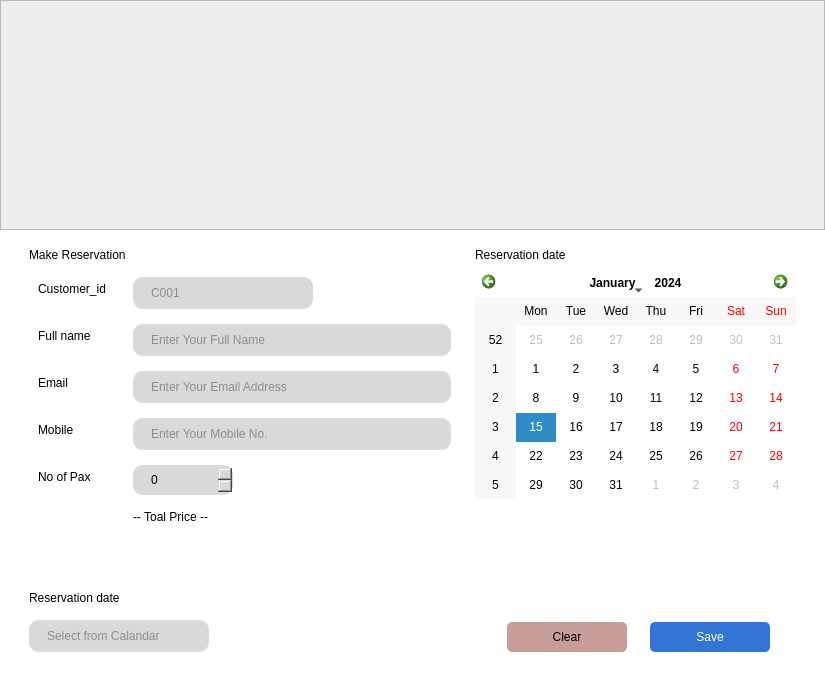
<?xml version="1.0" encoding="UTF-8"?>
<ui version="4.0">
 <class>make_reservation_form</class>
 <widget class="QMainWindow" name="make_reservation_form">
  <property name="geometry">
   <rect>
    <x>0</x>
    <y>0</y>
    <width>825</width>
    <height>679</height>
   </rect>
  </property>
  <property name="sizePolicy">
   <sizepolicy hsizetype="Fixed" vsizetype="Fixed">
    <horstretch>0</horstretch>
    <verstretch>0</verstretch>
   </sizepolicy>
  </property>
  <property name="minimumSize">
   <size>
    <width>825</width>
    <height>630</height>
   </size>
  </property>
  <property name="maximumSize">
   <size>
    <width>825</width>
    <height>679</height>
   </size>
  </property>
  <property name="windowTitle">
   <string>Make Reservation</string>
  </property>
  <property name="styleSheet">
   <string notr="true">background-color: rgb(255, 255, 255);</string>
  </property>
  <widget class="QWidget" name="centralwidget">
   <layout class="QVBoxLayout" name="verticalLayout">
    <property name="spacing">
     <number>0</number>
    </property>
    <property name="leftMargin">
     <number>0</number>
    </property>
    <property name="topMargin">
     <number>0</number>
    </property>
    <property name="rightMargin">
     <number>0</number>
    </property>
    <item>
     <widget class="QFrame" name="package_img">
      <property name="minimumSize">
       <size>
        <width>0</width>
        <height>230</height>
       </size>
      </property>
      <property name="styleSheet">
       <string notr="true">background-color: rgb(238, 238, 238);</string>
      </property>
      <property name="frameShape">
       <enum>QFrame::StyledPanel</enum>
      </property>
      <property name="frameShadow">
       <enum>QFrame::Raised</enum>
      </property>
      <property name="lineWidth">
       <number>0</number>
      </property>
     </widget>
    </item>
    <item>
     <widget class="QScrollArea" name="scrollArea">
      <property name="minimumSize">
       <size>
        <width>0</width>
        <height>440</height>
       </size>
      </property>
      <property name="styleSheet">
       <string notr="true">border:none;
background-color: rgb(255, 255, 255);</string>
      </property>
      <property name="widgetResizable">
       <bool>true</bool>
      </property>
      <widget class="QWidget" name="scrollAreaWidgetContents">
       <property name="geometry">
        <rect>
         <x>0</x>
         <y>0</y>
         <width>825</width>
         <height>440</height>
        </rect>
       </property>
       <layout class="QHBoxLayout" name="horizontalLayout">
        <item>
         <widget class="QFrame" name="frame_2">
          <property name="frameShape">
           <enum>QFrame::StyledPanel</enum>
          </property>
          <property name="frameShadow">
           <enum>QFrame::Raised</enum>
          </property>
          <layout class="QVBoxLayout" name="verticalLayout_2">
           <property name="spacing">
            <number>15</number>
           </property>
           <property name="leftMargin">
            <number>20</number>
           </property>
           <item>
            <widget class="QLabel" name="label_3">
             <property name="styleSheet">
              <string notr="true">font: 700 14pt &quot;SF Pro Display&quot;;</string>
             </property>
             <property name="text">
              <string>Make Reservation</string>
             </property>
            </widget>
           </item>
           <item>
            <layout class="QFormLayout" name="formLayout">
             <property name="verticalSpacing">
              <number>15</number>
             </property>
             <property name="leftMargin">
              <number>9</number>
             </property>
             <item row="0" column="0">
              <widget class="QLabel" name="label_12">
               <property name="minimumSize">
                <size>
                 <width>80</width>
                 <height>0</height>
                </size>
               </property>
               <property name="maximumSize">
                <size>
                 <width>80</width>
                 <height>16777215</height>
                </size>
               </property>
               <property name="text">
                <string>Customer_id</string>
               </property>
              </widget>
             </item>
             <item row="0" column="1">
              <widget class="QLineEdit" name="txt_cust_id">
               <property name="maximumSize">
                <size>
                 <width>180</width>
                 <height>16777215</height>
                </size>
               </property>
               <property name="styleSheet">
                <string notr="true">QLineEdit{
    background-color: #D9D9D9;
	font: 10pt &quot;SF Pro Display&quot;;
    color: #404040;
    border: none;
    border-radius: 10px;
    padding: 8px 16px; 
	text-align: left;
}</string>
               </property>
               <property name="placeholderText">
                <string>C001</string>
               </property>
              </widget>
             </item>
             <item row="1" column="0">
              <widget class="QLabel" name="label_13">
               <property name="text">
                <string>Full name</string>
               </property>
              </widget>
             </item>
             <item row="1" column="1">
              <widget class="QLineEdit" name="txt_cust_full_name">
               <property name="styleSheet">
                <string notr="true">QLineEdit{
    background-color: #D9D9D9;
	font: 10pt &quot;SF Pro Display&quot;;
    color: #404040;
    border: none;
    border-radius: 10px;
    padding: 8px 16px; 
	text-align: left;
}</string>
               </property>
               <property name="placeholderText">
                <string>Enter Your Full Name</string>
               </property>
              </widget>
             </item>
             <item row="2" column="0">
              <widget class="QLabel" name="label_14">
               <property name="text">
                <string>Email</string>
               </property>
              </widget>
             </item>
             <item row="2" column="1">
              <widget class="QLineEdit" name="txt_cust_email">
               <property name="styleSheet">
                <string notr="true">QLineEdit{
    background-color: #D9D9D9;
	font: 10pt &quot;SF Pro Display&quot;;
    color: #404040;
    border: none;
    border-radius: 10px;
    padding: 8px 16px; 
	text-align: left;
}</string>
               </property>
               <property name="placeholderText">
                <string>Enter Your Email Address</string>
               </property>
              </widget>
             </item>
             <item row="3" column="0">
              <widget class="QLabel" name="label_15">
               <property name="text">
                <string>Mobile</string>
               </property>
              </widget>
             </item>
             <item row="3" column="1">
              <widget class="QLineEdit" name="txt_cust_mobile">
               <property name="styleSheet">
                <string notr="true">QLineEdit{
    background-color: #D9D9D9;
	font: 10pt &quot;SF Pro Display&quot;;
    color: #404040;
    border: none;
    border-radius: 10px;
    padding: 8px 16px; 
	text-align: left;
}</string>
               </property>
               <property name="placeholderText">
                <string>Enter Your Mobile No.</string>
               </property>
              </widget>
             </item>
             <item row="4" column="0">
              <widget class="QLabel" name="label_16">
               <property name="text">
                <string>No of Pax</string>
               </property>
              </widget>
             </item>
             <item row="4" column="1">
              <widget class="QSpinBox" name="cust_no_of_pax">
               <property name="maximumSize">
                <size>
                 <width>100</width>
                 <height>30</height>
                </size>
               </property>
               <property name="styleSheet">
                <string notr="true">font: 12pt &quot;SF Pro Display&quot;;
background-color: rgb(217, 217, 217);
color: rgb(0, 0, 0);
border-radius: 10px;
    padding: 8px 16px; </string>
               </property>
              </widget>
             </item>
             <item row="5" column="1">
              <widget class="QLabel" name="cust_tot_price">
               <property name="maximumSize">
                <size>
                 <width>16777215</width>
                 <height>100</height>
                </size>
               </property>
               <property name="styleSheet">
                <string notr="true">font: 700 12pt &quot;SF Pro Display&quot;;</string>
               </property>
               <property name="text">
                <string>-- Toal Price --</string>
               </property>
              </widget>
             </item>
            </layout>
           </item>
           <item>
            <spacer name="verticalSpacer_2">
             <property name="orientation">
              <enum>Qt::Vertical</enum>
             </property>
             <property name="sizeHint" stdset="0">
              <size>
               <width>20</width>
               <height>2</height>
              </size>
             </property>
            </spacer>
           </item>
           <item>
            <widget class="QLabel" name="label_17">
             <property name="text">
              <string>Reservation date</string>
             </property>
            </widget>
           </item>
           <item>
            <widget class="QLineEdit" name="txt_cust_date">
             <property name="maximumSize">
              <size>
               <width>180</width>
               <height>16777215</height>
              </size>
             </property>
             <property name="styleSheet">
              <string notr="true">QLineEdit{
    background-color: #D9D9D9;
	font: 10pt &quot;SF Pro Display&quot;;
    color: #404040;
    border: none;
    border-radius: 10px;
    padding: 8px 16px; 
	text-align: left;
}</string>
             </property>
             <property name="placeholderText">
              <string>Select from Calandar</string>
             </property>
            </widget>
           </item>
          </layout>
         </widget>
        </item>
        <item>
         <widget class="QFrame" name="frame_3">
          <property name="minimumSize">
           <size>
            <width>0</width>
            <height>0</height>
           </size>
          </property>
          <property name="maximumSize">
           <size>
            <width>350</width>
            <height>16777215</height>
           </size>
          </property>
          <property name="frameShape">
           <enum>QFrame::StyledPanel</enum>
          </property>
          <property name="frameShadow">
           <enum>QFrame::Raised</enum>
          </property>
          <layout class="QVBoxLayout" name="verticalLayout_3">
           <property name="rightMargin">
            <number>20</number>
           </property>
           <item>
            <widget class="QLabel" name="label">
             <property name="styleSheet">
              <string notr="true">font: 700 12pt &quot;SF Pro Display&quot;;</string>
             </property>
             <property name="text">
              <string>Reservation date</string>
             </property>
            </widget>
           </item>
           <item>
            <widget class="QCalendarWidget" name="calendarWidget">
             <property name="styleSheet">
              <string notr="true">QCalendarWidget QToolButton {
    background-color: #ffffff;
    color: #000000;
    border: none;
    padding: 5px;
    min-width: 0;
}</string>
             </property>
            </widget>
           </item>
           <item>
            <spacer name="verticalSpacer">
             <property name="orientation">
              <enum>Qt::Vertical</enum>
             </property>
             <property name="sizeType">
              <enum>QSizePolicy::Minimum</enum>
             </property>
             <property name="sizeHint" stdset="0">
              <size>
               <width>20</width>
               <height>108</height>
              </size>
             </property>
            </spacer>
           </item>
           <item>
            <widget class="QFrame" name="frame_19">
             <property name="frameShape">
              <enum>QFrame::StyledPanel</enum>
             </property>
             <property name="frameShadow">
              <enum>QFrame::Raised</enum>
             </property>
             <layout class="QHBoxLayout" name="horizontalLayout_9">
              <property name="bottomMargin">
               <number>0</number>
              </property>
              <item>
               <spacer name="horizontalSpacer_7">
                <property name="orientation">
                 <enum>Qt::Horizontal</enum>
                </property>
                <property name="sizeHint" stdset="0">
                 <size>
                  <width>23</width>
                  <height>20</height>
                 </size>
                </property>
               </spacer>
              </item>
              <item>
               <widget class="QPushButton" name="btn_clear_2">
                <property name="sizePolicy">
                 <sizepolicy hsizetype="Expanding" vsizetype="Fixed">
                  <horstretch>0</horstretch>
                  <verstretch>0</verstretch>
                 </sizepolicy>
                </property>
                <property name="minimumSize">
                 <size>
                  <width>120</width>
                  <height>0</height>
                 </size>
                </property>
                <property name="styleSheet">
                 <string notr="true">/* Default button style */
QPushButton {
    background-color: #C79C99;
	font: 10pt &quot;SF Pro Display&quot;;
    color: #00000;
    border: none;
    border-radius: 5px;
    padding: 8px 16px; 

}

/* Button style on hover */
QPushButton:hover {
 background-color: #46464b;
	color: #ffffff;
	font-weight: bold;
}

/* Button style when pressed */
QPushButton:pressed {
    background-color: #AE544F;
 	color: #FFFFFF;
}

QPushButton:checked {
	background-color: #AE544F;
 	color: #FFFFFF;
}</string>
                </property>
                <property name="text">
                 <string>Clear</string>
                </property>
               </widget>
              </item>
              <item>
               <spacer name="horizontalSpacer_8">
                <property name="orientation">
                 <enum>Qt::Horizontal</enum>
                </property>
                <property name="sizeHint" stdset="0">
                 <size>
                  <width>2</width>
                  <height>20</height>
                 </size>
                </property>
               </spacer>
              </item>
              <item>
               <widget class="QPushButton" name="btn_save_reservation">
                <property name="sizePolicy">
                 <sizepolicy hsizetype="Preferred" vsizetype="Fixed">
                  <horstretch>0</horstretch>
                  <verstretch>0</verstretch>
                 </sizepolicy>
                </property>
                <property name="minimumSize">
                 <size>
                  <width>120</width>
                  <height>0</height>
                 </size>
                </property>
                <property name="styleSheet">
                 <string notr="true">/* Default button style */
QPushButton {
    background-color: #3474D4;
	font: 10pt &quot;SF Pro Display&quot;;
    color: #ffffff;
    border: none;
    border-radius: 5px;
    padding: 8px 16px; 
text-align: center;


}

/* Button style on hover */
QPushButton:hover {
 background-color: #A2DCD7;
	color: #ffffff;
	font-weight: bold;
}

/* Button style when pressed */
QPushButton:pressed {
    background-color: #17396D;
 	color: #FFFFFF;
}

QPushButton:checked {
	background-color: #17396D;
 	color: #FFFFFF;
}</string>
                </property>
                <property name="text">
                 <string>Save</string>
                </property>
               </widget>
              </item>
              <item>
               <spacer name="horizontalSpacer_9">
                <property name="orientation">
                 <enum>Qt::Horizontal</enum>
                </property>
                <property name="sizeHint" stdset="0">
                 <size>
                  <width>1</width>
                  <height>20</height>
                 </size>
                </property>
               </spacer>
              </item>
             </layout>
            </widget>
           </item>
          </layout>
         </widget>
        </item>
       </layout>
      </widget>
     </widget>
    </item>
   </layout>
  </widget>
 </widget>
 <resources/>
 <connections>
  <connection>
   <sender>btn_clear_2</sender>
   <signal>clicked()</signal>
   <receiver>txt_cust_full_name</receiver>
   <slot>clear()</slot>
   <hints>
    <hint type="sourcelabel">
     <x>551</x>
     <y>632</y>
    </hint>
    <hint type="destinationlabel">
     <x>263</x>
     <y>344</y>
    </hint>
   </hints>
  </connection>
  <connection>
   <sender>btn_clear_2</sender>
   <signal>clicked()</signal>
   <receiver>txt_cust_email</receiver>
   <slot>clear()</slot>
   <hints>
    <hint type="sourcelabel">
     <x>603</x>
     <y>628</y>
    </hint>
    <hint type="destinationlabel">
     <x>347</x>
     <y>407</y>
    </hint>
   </hints>
  </connection>
  <connection>
   <sender>btn_clear_2</sender>
   <signal>clicked()</signal>
   <receiver>txt_cust_mobile</receiver>
   <slot>clear()</slot>
   <hints>
    <hint type="sourcelabel">
     <x>593</x>
     <y>632</y>
    </hint>
    <hint type="destinationlabel">
     <x>398</x>
     <y>443</y>
    </hint>
   </hints>
  </connection>
  <connection>
   <sender>btn_clear_2</sender>
   <signal>clicked()</signal>
   <receiver>cust_no_of_pax</receiver>
   <slot>clear()</slot>
   <hints>
    <hint type="sourcelabel">
     <x>620</x>
     <y>633</y>
    </hint>
    <hint type="destinationlabel">
     <x>207</x>
     <y>501</y>
    </hint>
   </hints>
  </connection>
  <connection>
   <sender>btn_clear_2</sender>
   <signal>clicked()</signal>
   <receiver>txt_cust_date</receiver>
   <slot>clear()</slot>
   <hints>
    <hint type="sourcelabel">
     <x>568</x>
     <y>641</y>
    </hint>
    <hint type="destinationlabel">
     <x>181</x>
     <y>629</y>
    </hint>
   </hints>
  </connection>
 </connections>
</ui>
